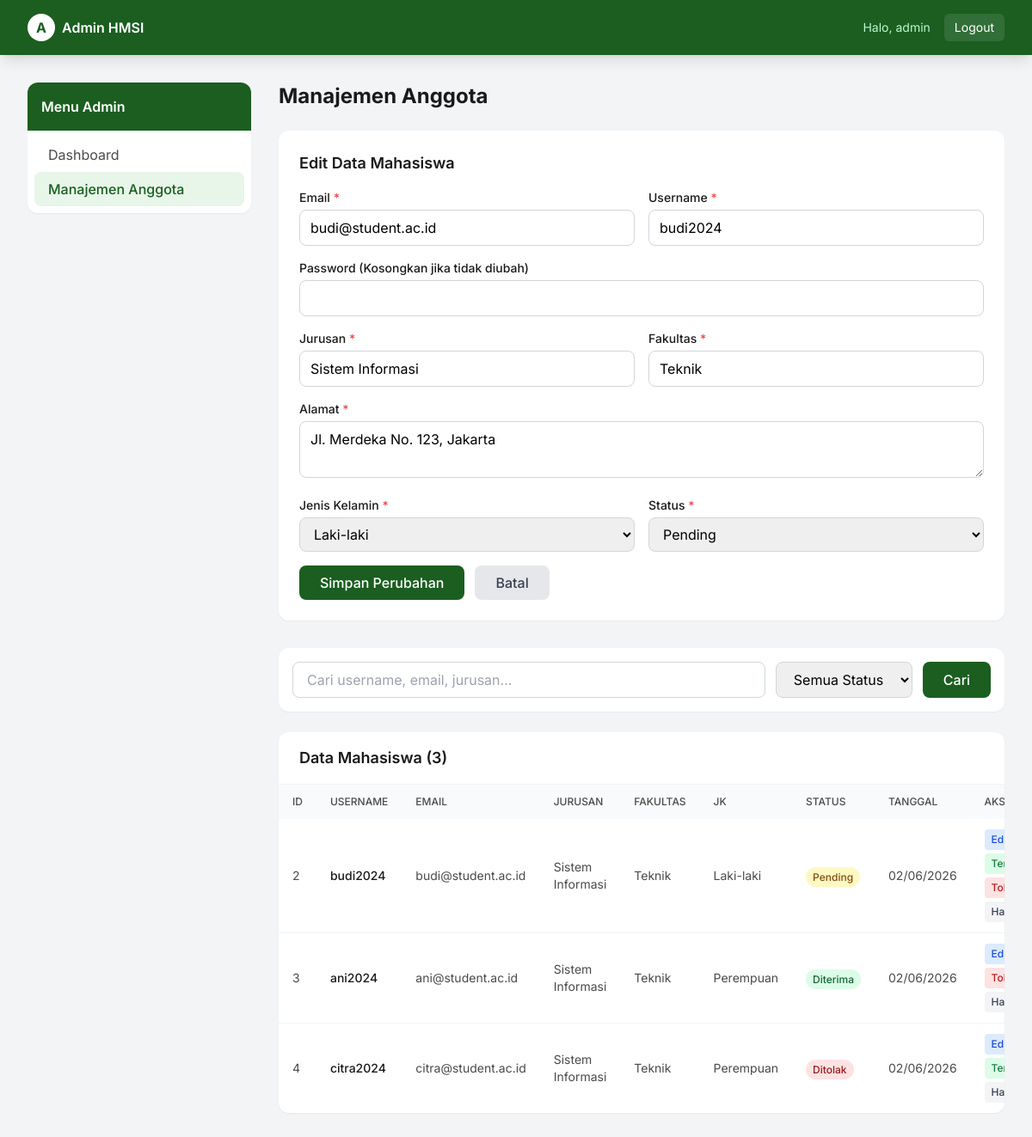
/admin/users.php?edit=2 (signed in), run on the app's committed database.
### tables this page shows
CREATE TABLE IF NOT EXISTS users (
    id              INT AUTO_INCREMENT PRIMARY KEY,
    username        VARCHAR(50) NOT NULL UNIQUE,
    email           VARCHAR(100) NOT NULL UNIQUE,
    password        VARCHAR(255) NOT NULL,
    role            ENUM('admin', 'mahasiswa') NOT NULL DEFAULT 'mahasiswa',
    jurusan         VARCHAR(100) DEFAULT NULL,
    fakultas        VARCHAR(100) DEFAULT NULL,
    alamat          TEXT DEFAULT NULL,
    jenis_kelamin   ENUM('Laki-laki', 'Perempuan') DEFAULT NULL,
    status          ENUM('pending', 'diterima', 'ditolak') DEFAULT 'pending',
    created_at      TIMESTAMP DEFAULT CURRENT_TIMESTAMP
);

### admin/users.php (the view, shortened to what this page needs)
<?php
require_once "../includes/db.php";
$editMode = false;
$editData = [];
if (isset($_GET["edit"])) {
    $editMode = true;
    $id = intval($_GET["edit"]);
    $stmt = $pdo->prepare("SELECT * FROM users WHERE id = ? AND role = 'mahasiswa'");
    $stmt->execute([$id]);
    $editData = $stmt->fetch();
}
$search = $_GET["search"] ?? "";
$sql = "SELECT * FROM users WHERE role = 'mahasiswa'";
$params = [];
$sql .= " ORDER BY created_at DESC";
$stmt = $pdo->prepare($sql);
$stmt->execute($params);
$users = $stmt->fetchAll();
?>
<!DOCTYPE html>
<html lang="id">
<head>
    <script src="https://cdn.tailwindcss.com"></script>
</head>
<body class="bg-gray-100 min-h-screen">
    <nav class="bg-primary shadow-lg">
        <div class="max-w-7xl mx-auto px-4 sm:px-6 lg:px-8">
            <div class="flex justify-between h-16">
                <div class="flex items-center">
                    <a href="index.php" class="flex items-center space-x-2">
                        <div class="w-8 h-8 bg-white rounded-full flex items-center justify-center">
                            <span class="text-primary font-bold">A</span>
                        </div>
                        <span class="text-white font-semibold">Admin HMSI</span>
                    </a>
                </div>
                <div class="flex items-center space-x-4">
                    <span class="text-green-200 text-sm hidden sm:block">Halo, <?php echo htmlspecialchars($_SESSION["user_username"]); ?></span>
                    <a href="logout.php" class="bg-white/10 hover:bg-white/20 text-white px-3 py-1.5 rounded-md text-sm transition">Logout</a>
                </div>
            </div>
        </div>
    </nav>
    <div class="max-w-7xl mx-auto px-4 sm:px-6 lg:px-8 py-8">
        <div class="grid grid-cols-1 lg:grid-cols-4 gap-8">
            <div class="lg:col-span-1">
                <div class="bg-white rounded-xl shadow-sm overflow-hidden">
                    <div class="p-4 bg-primary text-white">
                        <h3 class="font-semibold">Menu Admin</h3>
                    </div>
                    <div class="p-2">
                        <a href="index.php" class="block px-4 py-2 rounded-lg text-textsecondary hover:bg-gray-50 transition">Dashboard</a>
                        <a href="users.php" class="block px-4 py-2 rounded-lg bg-lightgreen text-primary font-medium">Manajemen Anggota</a>
                    </div>
                </div>
            </div>
            <div class="lg:col-span-3">
                <h1 class="text-2xl font-bold text-textprimary mb-6">Manajemen Anggota</h1>
                <div class="bg-white rounded-xl shadow-sm p-6 mb-8">
                    <h2 class="text-lg font-semibold text-textprimary mb-4"><?php echo $editMode ? 'Edit Data Mahasiswa' : 'Tambah Data Mahasiswa'; ?></h2>
                    <form method="POST" action="" class="space-y-4">
                        <div class="grid grid-cols-1 md:grid-cols-2 gap-4">
                            <div>
                                <label class="block text-sm font-medium text-textprimary mb-1">Email <span class="text-red-500">*</span></label>
                                <input type="email" name="email" required value="<?php echo $editMode ? htmlspecialchars($editData['email']) : ''; ?>" class="w-full px-3 py-2 rounded-lg border border-gray-300 focus:border-primary focus:ring-2 focus:ring-primary/20 outline-none transition">
                            </div>
                            <div>
                                <label class="block text-sm font-medium text-textprimary mb-1">Username <span class="text-red-500">*</span></label>
                                <input type="text" name="username" required value="<?php echo $editMode ? htmlspecialchars($editData['username']) : ''; ?>" class="w-full px-3 py-2 rounded-lg border border-gray-300 focus:border-primary focus:ring-2 focus:ring-primary/20 outline-none transition">
                            </div>
                        </div>
                        <div>
                            <label class="block text-sm font-medium text-textprimary mb-1">Password <?php echo $editMode ? '(Kosongkan jika tidak diubah)' : '<span class="text-red-500">*</span> (Min 6 karakter)'; ?></label>
                            <input type="password" name="password" <?php echo $editMode ? '' : 'required minlength="6"'; ?> class="w-full px-3 py-2 rounded-lg border border-gray-300 focus:border-primary focus:ring-2 focus:ring-primary/20 outline-none transition">
                        </div>
                        <div class="grid grid-cols-1 md:grid-cols-2 gap-4">
                            <div>
                                <label class="block text-sm font-medium text-textprimary mb-1">Jurusan <span class="text-red-500">*</span></label>
                                <input type="text" name="jurusan" required value="<?php echo $editMode ? htmlspecialchars($editData['jurusan']) : ''; ?>" class="w-full px-3 py-2 rounded-lg border border-gray-300 focus:border-primary focus:ring-2 focus:ring-primary/20 outline-none transition">
                            </div>
                            <div>
                                <label class="block text-sm font-medium text-textprimary mb-1">Fakultas <span class="text-red-500">*</span></label>
                                <input type="text" name="fakultas" required value="<?php echo $editMode ? htmlspecialchars($editData['fakultas']) : ''; ?>" class="w-full px-3 py-2 rounded-lg border border-gray-300 focus:border-primary focus:ring-2 focus:ring-primary/20 outline-none transition">
                            </div>
                        </div>
                        <div>
                            <label class="block text-sm font-medium text-textprimary mb-1">Alamat <span class="text-red-500">*</span></label>
                            <textarea name="alamat" required rows="2" class="w-full px-3 py-2 rounded-lg border border-gray-300 focus:border-primary focus:ring-2 focus:ring-primary/20 outline-none transition"><?php echo $editMode ? htmlspecialchars($editData['alamat']) : ''; ?></textarea>
                        </div>
                        <div class="grid grid-cols-1 md:grid-cols-2 gap-4">
                            <div>
                                <label class="block text-sm font-medium text-textprimary mb-1">Jenis Kelamin <span class="text-red-500">*</span></label>
                                <select name="jenis_kelamin" required class="w-full px-3 py-2 rounded-lg border border-gray-300 focus:border-primary focus:ring-2 focus:ring-primary/20 outline-none transition">
                                    <option value="Laki-laki" <?php echo ($editMode && $editData['jenis_kelamin'] == 'Laki-laki') ? 'selected' : ''; ?>>Laki-laki</option>
                                </select>
                            </div>
                            <div>
                                <label class="block text-sm font-medium text-textprimary mb-1">Status <span class="text-red-500">*</span></label>
                                <select name="status" required class="w-full px-3 py-2 rounded-lg border border-gray-300 focus:border-primary focus:ring-2 focus:ring-primary/20 outline-none transition">
                                    <option value="pending" <?php echo ($editMode && $editData['status'] == 'pending') ? 'selected' : ''; ?>>Pending</option>
                                </select>
                            </div>
                        </div>
                        <div class="flex gap-3">
                            <button type="submit" class="bg-primary text-white hover:bg-secondary px-6 py-2 rounded-lg font-medium transition">
                                <?php echo $editMode ? 'Simpan Perubahan' : 'Tambah Anggota'; ?>
                            </button>
                            <?php if ($editMode): ?>
                                <a href="users.php" class="bg-gray-200 text-gray-700 hover:bg-gray-300 px-6 py-2 rounded-lg font-medium transition">Batal</a>
                            <?php endif; ?>
                        </div>
                    </form>
                </div>
                <div class="bg-white rounded-xl shadow-sm p-4 mb-6">
                    <form method="GET" action="" class="flex flex-col md:flex-row gap-3">
                        <input type="text" name="search" value="<?php echo htmlspecialchars($search); ?>" placeholder="Cari username, email, jurusan..." class="flex-1 px-4 py-2 rounded-lg border border-gray-300 focus:border-primary focus:ring-2 focus:ring-primary/20 outline-none transition">
                        <select name="filter_status" class="px-4 py-2 rounded-lg border border-gray-300 focus:border-primary focus:ring-2 focus:ring-primary/20 outline-none transition">
                            <option value="">Semua Status</option>
                        </select>
                        <button type="submit" class="bg-primary text-white hover:bg-secondary px-6 py-2 rounded-lg font-medium transition">Cari</button>
                    </form>
                </div>
                <div class="bg-white rounded-xl shadow-sm overflow-hidden">
                    <div class="px-6 py-4 border-b border-gray-100">
                        <h2 class="text-lg font-semibold text-textprimary">Data Mahasiswa (<?php echo count($users); ?>)</h2>
                    </div>
                    <div class="overflow-x-auto">
                        <table class="w-full text-left">
                            <thead class="bg-gray-50">
                                <tr>
                                    <th class="px-4 py-3 text-xs font-medium text-textsecondary uppercase">ID</th>
                                    <th class="px-4 py-3 text-xs font-medium text-textsecondary uppercase">Username</th>
                                    <th class="px-4 py-3 text-xs font-medium text-textsecondary uppercase">Email</th>
                                    <th class="px-4 py-3 text-xs font-medium text-textsecondary uppercase">Jurusan</th>
                                    <th class="px-4 py-3 text-xs font-medium text-textsecondary uppercase">Fakultas</th>
                                    <th class="px-4 py-3 text-xs font-medium text-textsecondary uppercase">JK</th>
                                    <th class="px-4 py-3 text-xs font-medium text-textsecondary uppercase">Status</th>
                                    <th class="px-4 py-3 text-xs font-medium text-textsecondary uppercase">Tanggal</th>
                                    <th class="px-4 py-3 text-xs font-medium text-textsecondary uppercase">Aksi</th>
                                </tr>
                            </thead>
                            <tbody class="divide-y divide-gray-100">
                                <?php foreach ($users as $u): ?>
                                <tr class="hover:bg-gray-50">
                                    <td class="px-4 py-3 text-sm text-textsecondary"><?php echo $u["id"]; ?></td>
                                    <td class="px-4 py-3 text-sm font-medium text-textprimary"><?php echo htmlspecialchars($u["username"]); ?></td>
                                    <td class="px-4 py-3 text-sm text-textsecondary"><?php echo htmlspecialchars($u["email"]); ?></td>
                                    <td class="px-4 py-3 text-sm text-textsecondary"><?php echo htmlspecialchars($u["jurusan"]); ?></td>
                                    <td class="px-4 py-3 text-sm text-textsecondary"><?php echo htmlspecialchars($u["fakultas"]); ?></td>
                                    <td class="px-4 py-3 text-sm text-textsecondary"><?php echo $u["jenis_kelamin"]; ?></td>
                                    <td class="px-4 py-3">
                                        <?php
                                        $badgeClass = [
                                            'pending' => 'bg-yellow-100 text-yellow-800',
                                            'diterima' => 'bg-green-100 text-green-800',
                                            'ditolak' => 'bg-red-100 text-red-800'
                                        ][$u["status"]] ?? 'bg-gray-100 text-gray-800';
                                        ?>
                                        <span class="px-2 py-1 rounded-full text-xs font-medium <?php echo $badgeClass; ?>">
                                            <?php echo ucfirst($u["status"]); ?>
                                        </span>
                                    </td>
                                    <td class="px-4 py-3 text-sm text-textsecondary"><?php echo date('d/m/Y', strtotime($u["created_at"])); ?></td>
                                    <td class="px-4 py-3">
                                        <div class="flex flex-wrap gap-1">
                                            <a href="users.php?edit=<?php echo $u['id']; ?>" class="bg-blue-100 text-blue-700 hover:bg-blue-200 px-2 py-1 rounded text-xs font-medium transition">Edit</a>
                                            <?php if ($u["status"] != "diterima"): ?>
                                                <a href="users.php?status=diterima&id=<?php echo $u['id']; ?>" class="bg-green-100 text-green-700 hover:bg-green-200 px-2 py-1 rounded text-xs font-medium transition" onclick="return confirm('Terima pendaftaran ini?')">Terima</a>
                                            <?php endif; ?>
                                            <?php if ($u["status"] != "ditolak"): ?>
                                                <a href="users.php?status=ditolak&id=<?php echo $u['id']; ?>" class="bg-red-100 text-red-700 hover:bg-red-200 px-2 py-1 rounded text-xs font-medium transition" onclick="return confirm('Tolak pendaftaran ini?')">Tolak</a>
                                            <?php endif; ?>
                                            <a href="users.php?delete=<?php echo $u['id']; ?>" class="bg-gray-100 text-gray-700 hover:bg-gray-200 px-2 py-1 rounded text-xs font-medium transition" onclick="return confirm('Hapus data ini?')">Hapus</a>
                                        </div>
                                    </td>
                                </tr>
                                <?php endforeach; ?>
                            </tbody>
                        </table>
                    </div>
                </div>
            </div>
        </div>
    </div>
</body>
</html>

### admin/users.php (style rules this page uses)
body { font-family:'Inter',sans-serif; }

### data on the page
users: email "budi@student.ac.id", username "budi2024", jurusan "Sistem Informasi", fakultas "Teknik", alamat "Jl. Merdeka No. 123, Jakarta", jenis_kelamin "Laki-laki", status "Pending", id "2", created_at "02/06/2026"
users: id "3", username "ani2024", email "ani@student.ac.id", jurusan "Sistem Informasi", fakultas "Teknik", jenis_kelamin "Perempuan", status "Diterima", created_at "02/06/2026"
users: id "4", username "citra2024", email "citra@student.ac.id", jurusan "Sistem Informasi", fakultas "Teknik", jenis_kelamin "Perempuan", status "Ditolak", created_at "02/06/2026"

### other printed values
$_SESSION["user_username"] "admin"
count($users) "3"
